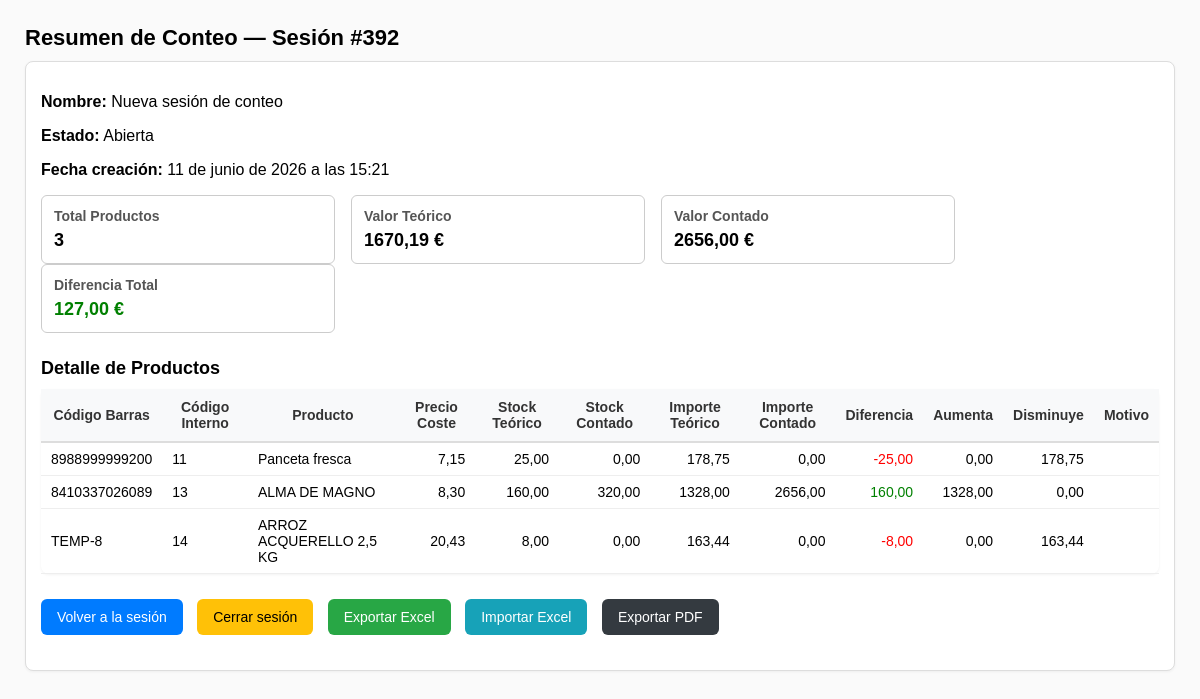
Page /inventario/conteo/resumen/392/ on the committed database.
### inventario_app/models.py (models this page shows, shortened)
class ConteoSesion(models.Model):
    TIPOS = [
        ('conteo', 'Conteo'),
        ('revision', 'Revisión'),
        ('auditoria', 'Auditoría'),
    ]
    ESTADOS = [
        ('abierta', 'Abierta'),
        ('en_revision', 'En revisión'),
        ('cerrada', 'Cerrada'),
        ('aprobada', 'Aprobada'),
        ('aplicada', 'Aplicada'),
        ('reabierta', 'Reabierta'),
    ]
    nombre = models.CharField(max_length=150)
    tipo = models.CharField(max_length=20, choices=TIPOS, default='conteo')
    fecha_creacion = models.DateTimeField(auto_now_add=True)
    usuario = models.ForeignKey(User, on_delete=models.PROTECT)
    estado = models.CharField(max_length=20, choices=ESTADOS, default='abierta')
    observaciones = models.TextField(blank=True, null=True)
    fecha_aplicacion = models.DateTimeField(blank=True, null=True)
    fecha_cierre = models.DateTimeField(blank=True, null=True)
    usuario_cierre = models.ForeignKey(User, null=True, blank=True, on_delete=models.SET_NULL, related_name="cierres_conteo")
    fecha_reapertura = models.DateTimeField(blank=True, null=True)
    usuario_reapertura = models.ForeignKey(User, null=True, blank=True, on_delete=models.SET_NULL, related_name="reaperturas_conteo")
    class Meta:
        verbose_name = "Sesión de conteo"
        verbose_name_plural = "Sesiones de conteo"

class ConteoLinea(models.Model):
    sesion = models.ForeignKey(ConteoSesion, related_name="lineas", on_delete=models.CASCADE)
    producto = models.ForeignKey(Producto, on_delete=models.PROTECT)
    codigo_barras = models.CharField(max_length=50, blank=True, null=True)
    precio_coste = models.DecimalField(max_digits=10, decimal_places=2)
    stock_teorico = models.DecimalField(max_digits=10, decimal_places=2, default=0)
    stock_contado = models.DecimalField(max_digits=10, decimal_places=2, default=0)
    motivo = models.CharField(max_length=200, blank=True, null=True)
    ubicacion = models.CharField(max_length=200, blank=True, null=True)
    usuario_modifica = models.ForeignKey(User, null=True, blank=True, on_delete=models.SET_NULL, related_name="modificaciones_conteo")
    fecha_modifica = models.DateTimeField(blank=True, null=True)
    @property
    def diferencia(self):
        return self.stock_contado - self.stock_teorico
    @property
    def importe_teorico(self):
        return self.stock_teorico * self.precio_coste if self.precio_coste else 0
    @property
    def importe_contado(self):
        return self.stock_contado * self.precio_coste if self.precio_coste else 0
    @property
    def importe_aumenta(self):
        if self.diferencia > 0:
            return self.diferencia * self.precio_coste
        return 0
    @property
    def importe_disminuye(self):
        if self.diferencia < 0:
            return abs(self.diferencia) * self.precio_coste
        return 0

class Producto(models.Model):
    codigo_interno = models.CharField(max_length=50, unique=True)
    nombre_interno = models.CharField(max_length=150)
    nombre_proveedor = models.CharField(max_length=150, blank=True, null=True)
    categoria = models.ForeignKey(Categoria, on_delete=models.SET_NULL, null=True, blank=True)
    unidad_medida = models.ForeignKey(UnidadMedida, on_delete=models.PROTECT, null=True)
    proveedor = models.ForeignKey(Proveedor, on_delete=models.SET_NULL, null=True, blank=True)
    iva = models.ForeignKey(IVA, on_delete=models.SET_NULL, null=True, blank=True)
    precio_compra = models.DecimalField(max_digits=10, decimal_places=2)
    codigo_barras = models.CharField(max_length=50, unique=True, null=True, blank=True)
    stock_minimo = models.DecimalField(max_digits=10, decimal_places=2, default=0)
    stock_actual = models.DecimalField(max_digits=10, decimal_places=2, default=0)
    activo = models.BooleanField(default=True)
    METODO_ULTIMO_COSTE = "ULTIMO_COSTE"
    METODO_COSTE_MEDIO = "COSTE_MEDIO"
    metodo_valoracion = models.CharField(
        max_length=20,
        choices=[
            (METODO_ULTIMO_COSTE, "Último coste"),
            (METODO_COSTE_MEDIO, "Coste medio ponderado"),
        ],
        default=METODO_ULTIMO_COSTE
    )
    class Meta:
        verbose_name = "Producto"
        verbose_name_plural = "Productos"

### inventario_app/views_conteo_nuevo.py (the view)
# urls.py: path("conteo/resumen/<int:sesion_id>/", conteo.resumen_sesion, name="resumen_sesion"),
def resumen_sesion(request, sesion_id):
    sesion = get_object_or_404(ConteoSesion, id=sesion_id)
    lineas = ConteoLinea.objects.filter(sesion=sesion)
    total_productos = lineas.count()
    total_diferencias = sum((l.diferencia for l in lineas), Decimal("0"))
    valor_contado = sum((l.importe_contado for l in lineas), Decimal("0"))
    valor_teorico = sum((l.importe_teorico for l in lineas), Decimal("0"))
    return render(
        request,
        "conteo_nuevo/resumen.html",
        {
            "sesion": sesion,
            "lineas": lineas,
            "total_productos": total_productos,
            "total_diferencias": total_diferencias,
            "valor_contado": valor_contado,
            "valor_teorico": valor_teorico,
        },
    )

### inventario_app/templates/conteo_nuevo/resumen.html (shortened to what this page needs)
{% load static %}
<!DOCTYPE html>
<html lang="es">
<head>
</head>
<body>
<h1>Resumen de Conteo — Sesión #{{ sesion.id }}</h1>
<div class="panel-info">
    <p><strong>Nombre:</strong> {{ sesion.nombre }}</p>
    <p><strong>Estado:</strong> {{ sesion.get_estado_display }}</p>
    <p><strong>Fecha creación:</strong> {{ sesion.fecha_creacion }}</p>
<div class="tarjetas">
    <div class="tarjeta">
        <h3>Total Productos</h3>
        <div class="valor">{{ total_productos }}</div>
</div>
    <div class="tarjeta">
        <h3>Valor Teórico</h3>
        <div class="valor">{{ valor_teorico|floatformat:2 }} €</div>
</div>
    <div class="tarjeta">
        <h3>Valor Contado</h3>
        <div class="valor">{{ valor_contado|floatformat:2 }} €</div>
</div>
    <div class="tarjeta">
        <h3>Diferencia Total</h3>
        <div class="valor {% if total_diferencias >= 0 %}positivo{% else %}negativo{% endif %}">
            {{ total_diferencias|floatformat:2 }} €</div>
</div>
<h2>Detalle de Productos</h2>
<table>
    <thead>
        <tr>
            <th>Código Barras</th>
            <th>Código Interno</th>
            <th>Producto</th>
            <th>Precio Coste</th>
            <th>Stock Teórico</th>
            <th>Stock Contado</th>
            <th>Importe Teórico</th>
            <th>Importe Contado</th>
            <th>Diferencia</th>
            <th>Aumenta</th>
            <th>Disminuye</th>
            <th>Motivo</th>
        </tr>
    </thead>
    <tbody>
        {% for linea in lineas %}
        <tr>
            <td>{{ linea.codigo_barras }}</td>
            <td>{{ linea.producto.codigo_interno }}</td>
            <td>{{ linea.producto.nombre_interno }}</td>
            <td class="right">{{ linea.precio_coste|floatformat:2 }}</td>
            <td class="right">{{ linea.stock_teorico|floatformat:2 }}</td>
            <td class="right">{{ linea.stock_contado|floatformat:2 }}</td>
            <td class="right">{{ linea.importe_teorico|floatformat:2 }}</td>
            <td class="right">{{ linea.importe_contado|floatformat:2 }}</td>
            <td class="right {% if linea.diferencia > 0 %}positivo{% elif linea.diferencia < 0 %}negativo{% endif %}">
                {{ linea.diferencia|floatformat:2 }}
            </td>
            <td class="right">{{ linea.importe_aumenta|floatformat:2 }}</td>
            <td class="right">{{ linea.importe_disminuye|floatformat:2 }}</td>
            <td>{{ linea.motivo }}</td>
        </tr>
        {% endfor %}
    </tbody>
</table>
<div class="acciones">
    <a href="{% url 'sesion_conteo' sesion.id %}" class="btn btn-primario">Volver a la sesión</a>
    {% if sesion.estado == "abierta" or sesion.estado == "reabierta" %}
        <a href="{% url 'cerrar_sesion' sesion.id %}" class="btn btn-warning">Cerrar sesión</a>
    {% endif %}
    <a href="{% url 'exportar_excel_conteo' sesion.id %}" class="btn btn-success">Exportar Excel</a>
    <a href="{% url 'importar_excel_conteo' sesion.id %}" class="btn btn-info">Importar Excel</a>
    <a href="{% url 'exportar_pdf_conteo' sesion.id %}" class="btn btn-dark">Exportar PDF</a>
</body>
</html>

### inventario_app/templates/conteo_nuevo/resumen.html (style rules this page uses)
body { font-family: Arial, sans-serif; margin: 25px; background: #fafafa; }
h1 { font-size: 22px; margin-bottom: 10px; }
h2 { font-size: 18px; margin-top: 25px; margin-bottom: 10px; }
.panel-info { background: white; padding: 15px; border-radius: 8px; border: 1px solid #ddd; margin-bottom: 25px; box-shadow: 0 1px 3px rgba(0,0,0,0.05); }
.tarjetas { width: 100%; margin-bottom: 20px; }
.tarjeta { width: 24%; display: inline-block; vertical-align: top; padding: 12px; border: 1px solid #ccc; border-radius: 6px; margin-right: 1%; background: white; }
.tarjeta h3 { margin: 0; font-size: 14px; color: #555; }
.tarjeta .valor { margin-top: 6px; font-size: 18px; font-weight: bold; }
.positivo { color: green; }
.negativo { color: red; }
table { width: 100%; border-collapse: collapse; background: white; border-radius: 8px; overflow-x: auto; overflow-y: visible; box-shadow: 0 1px 3px rgba(0,0,0,0.05); }
th { background: #f8f9fa; padding: 10px; border-bottom: 2px solid #ddd; font-weight: 600; font-size: 14px; color: #333; }
td { padding: 8px 10px; border-bottom: 1px solid #eee; font-size: 14px; }
.right { text-align: right; }
.acciones { margin-top: 25px; }
.btn { padding: 10px 16px; border-radius: 6px; text-decoration: none; font-size: 14px; margin-right: 10px; display: inline-block; }
.btn-primario { background: #007bff; color: white; }
.btn-warning { background: #ffc107; color: black; }
.btn-success { background: #28a745; color: white; }
.btn-info { background: #17a2b8; color: white; }
.btn-dark { background: #343a40; color: white; }

### rows in the picture
ConteoSesion: id "392", nombre "Nueva sesión de conteo", estado "Abierta", fecha_creacion "11 de junio de 2026 a las 15:21"
ConteoLinea: codigo_barras "8988999999200", producto.codigo_interno "11", producto.nombre_interno "Panceta fresca", precio_coste "7,15", stock_teorico "25,00", stock_contado "0,00", importe_teorico "178,75", importe_contado "0,00", diferencia "-25,00", importe_aumenta "0,00", importe_disminuye "178,75"
ConteoLinea: codigo_barras "8410337026089", producto.codigo_interno "13", producto.nombre_interno "ALMA DE MAGNO", precio_coste "8,30", stock_teorico "160,00", stock_contado "320,00", importe_teorico "1328,00", importe_contado "2656,00", diferencia "160,00", importe_aumenta "1328,00", importe_disminuye "0,00"
ConteoLinea: codigo_barras "TEMP-8", producto.codigo_interno "14", producto.nombre_interno "ARROZ ACQUERELLO 2,5 KG", precio_coste "20,43", stock_teorico "8,00", stock_contado "0,00", importe_teorico "163,44", importe_contado "0,00", diferencia "-8,00", importe_aumenta "0,00", importe_disminuye "163,44"

### other values in the picture
{{ total_productos }} "3"
{{ valor_teorico|floatformat:2 }} "1670,19"
{{ valor_contado|floatformat:2 }} "2656,00"
{{ total_diferencias|floatformat:2 }} "127,00"
